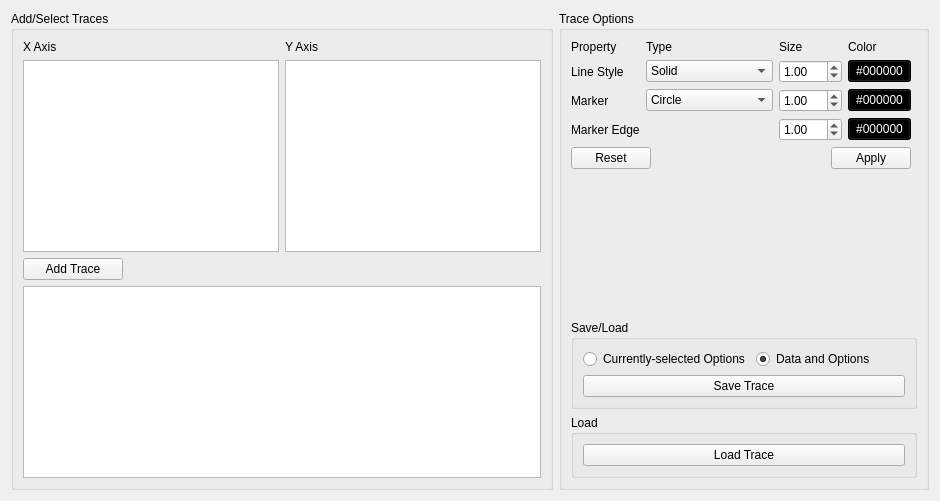
     <widget class="QWidget" name="traceTab">
      <property name="sizePolicy">
       <sizepolicy hsizetype="Fixed" vsizetype="Preferred">
        <horstretch>0</horstretch>
        <verstretch>0</verstretch>
       </sizepolicy>
      </property>
      <property name="minimumSize">
       <size>
        <width>550</width>
        <height>0</height>
       </size>
      </property>
      <attribute name="title">
       <string>Traces</string>
      </attribute>
      <layout class="QHBoxLayout" name="horizontalLayout" stretch="2,0">
       <item>
        <widget class="QGroupBox" name="tracesGroupBox">
         <property name="sizePolicy">
          <sizepolicy hsizetype="Minimum" vsizetype="Expanding">
           <horstretch>0</horstretch>
           <verstretch>0</verstretch>
          </sizepolicy>
         </property>
         <property name="minimumSize">
          <size>
           <width>200</width>
           <height>0</height>
          </size>
         </property>
         <property name="maximumSize">
          <size>
           <width>16777215</width>
           <height>16777215</height>
          </size>
         </property>
         <property name="baseSize">
          <size>
           <width>100</width>
           <height>0</height>
          </size>
         </property>
         <property name="title">
          <string>Add/Select Traces</string>
         </property>
         <layout class="QGridLayout" name="gridLayout">
          <item row="0" column="0">
           <widget class="QLabel" name="xAxisLabel">
            <property name="sizePolicy">
             <sizepolicy hsizetype="Maximum" vsizetype="Preferred">
              <horstretch>0</horstretch>
              <verstretch>0</verstretch>
             </sizepolicy>
            </property>
            <property name="minimumSize">
             <size>
              <width>100</width>
              <height>0</height>
             </size>
            </property>
            <property name="text">
             <string>X Axis</string>
            </property>
           </widget>
          </item>
          <item row="1" column="0">
           <widget class="QListView" name="xAxisListView">
            <property name="sizePolicy">
             <sizepolicy hsizetype="Preferred" vsizetype="Preferred">
              <horstretch>0</horstretch>
              <verstretch>0</verstretch>
             </sizepolicy>
            </property>
            <property name="minimumSize">
             <size>
              <width>0</width>
              <height>0</height>
             </size>
            </property>
            <property name="horizontalScrollBarPolicy">
             <enum>Qt::ScrollBarAsNeeded</enum>
            </property>
            <property name="textElideMode">
             <enum>Qt::ElideRight</enum>
            </property>
           </widget>
          </item>
          <item row="1" column="1">
           <widget class="QListView" name="yAxisListView">
            <property name="sizePolicy">
             <sizepolicy hsizetype="Preferred" vsizetype="Preferred">
              <horstretch>0</horstretch>
              <verstretch>0</verstretch>
             </sizepolicy>
            </property>
            <property name="minimumSize">
             <size>
              <width>0</width>
              <height>0</height>
             </size>
            </property>
            <property name="editTriggers">
             <set>QAbstractItemView::NoEditTriggers</set>
            </property>
            <property name="selectionMode">
             <enum>QAbstractItemView::ExtendedSelection</enum>
            </property>
            <property name="selectionBehavior">
             <enum>QAbstractItemView::SelectItems</enum>
            </property>
           </widget>
          </item>
          <item row="2" column="0">
           <widget class="QPushButton" name="addTraceButton">
            <property name="sizePolicy">
             <sizepolicy hsizetype="Maximum" vsizetype="Fixed">
              <horstretch>0</horstretch>
              <verstretch>0</verstretch>
             </sizepolicy>
            </property>
            <property name="minimumSize">
             <size>
              <width>100</width>
              <height>0</height>
             </size>
            </property>
            <property name="text">
             <string>Add Trace</string>
            </property>
           </widget>
          </item>
          <item row="3" column="0" colspan="2">
           <widget class="QTableView" name="traceTableView">
            <property name="sizePolicy">
             <sizepolicy hsizetype="Preferred" vsizetype="Preferred">
              <horstretch>0</horstretch>
              <verstretch>0</verstretch>
             </sizepolicy>
            </property>
            <property name="minimumSize">
             <size>
              <width>0</width>
              <height>0</height>
             </size>
            </property>
            <property name="editTriggers">
             <set>QAbstractItemView::NoEditTriggers</set>
            </property>
            <property name="alternatingRowColors">
             <bool>false</bool>
            </property>
            <property name="selectionMode">
             <enum>QAbstractItemView::ExtendedSelection</enum>
            </property>
            <property name="selectionBehavior">
             <enum>QAbstractItemView::SelectRows</enum>
            </property>
            <property name="textElideMode">
             <enum>Qt::ElideRight</enum>
            </property>
            <property name="sortingEnabled">
             <bool>true</bool>
            </property>
            <attribute name="horizontalHeaderDefaultSectionSize">
             <number>75</number>
            </attribute>
            <attribute name="verticalHeaderVisible">
             <bool>false</bool>
            </attribute>
           </widget>
          </item>
          <item row="0" column="1">
           <widget class="QLabel" name="yAxisLabel">
            <property name="sizePolicy">
             <sizepolicy hsizetype="Maximum" vsizetype="Preferred">
              <horstretch>0</horstretch>
              <verstretch>0</verstretch>
             </sizepolicy>
            </property>
            <property name="text">
             <string>Y Axis</string>
            </property>
           </widget>
          </item>
         </layout>
        </widget>
       </item>
       <item>
        <widget class="QGroupBox" name="traceOptionsGroupBox">
         <property name="sizePolicy">
          <sizepolicy hsizetype="Minimum" vsizetype="Expanding">
           <horstretch>0</horstretch>
           <verstretch>0</verstretch>
          </sizepolicy>
         </property>
         <property name="minimumSize">
          <size>
           <width>300</width>
           <height>0</height>
          </size>
         </property>
         <property name="maximumSize">
          <size>
           <width>16777215</width>
           <height>16777215</height>
          </size>
         </property>
         <property name="baseSize">
          <size>
           <width>300</width>
           <height>0</height>
          </size>
         </property>
         <property name="title">
          <string>Trace Options</string>
         </property>
         <layout class="QGridLayout" name="gridLayout_3" columnstretch="0,2,1,1,0">
          <item row="1" column="0">
           <widget class="QLabel" name="label_6">
            <property name="text">
             <string>Line Style</string>
            </property>
           </widget>
          </item>
          <item row="1" column="1">
           <widget class="QComboBox" name="traceLineStyle">
            <property name="sizePolicy">
             <sizepolicy hsizetype="MinimumExpanding" vsizetype="Fixed">
              <horstretch>0</horstretch>
              <verstretch>0</verstretch>
             </sizepolicy>
            </property>
            <property name="minimumSize">
             <size>
              <width>75</width>
              <height>0</height>
             </size>
            </property>
            <property name="maximumSize">
             <size>
              <width>16777215</width>
              <height>16777215</height>
             </size>
            </property>
            <property name="currentIndex">
             <number>1</number>
            </property>
            <item>
             <property name="text">
              <string>None</string>
             </property>
            </item>
            <item>
             <property name="text">
              <string>Solid</string>
             </property>
            </item>
            <item>
             <property name="text">
              <string>Dashed</string>
             </property>
            </item>
            <item>
             <property name="text">
              <string>Dash Dot</string>
             </property>
            </item>
            <item>
             <property name="text">
              <string>Dotted</string>
             </property>
            </item>
           </widget>
          </item>
          <item row="2" column="0">
           <widget class="QLabel" name="label_7">
            <property name="text">
             <string>Marker</string>
            </property>
           </widget>
          </item>
          <item row="2" column="1">
           <widget class="QComboBox" name="tracePointMarker">
            <property name="sizePolicy">
             <sizepolicy hsizetype="Expanding" vsizetype="Fixed">
              <horstretch>0</horstretch>
              <verstretch>0</verstretch>
             </sizepolicy>
            </property>
            <property name="minimumSize">
             <size>
              <width>75</width>
              <height>0</height>
             </size>
            </property>
            <property name="maximumSize">
             <size>
              <width>16777215</width>
              <height>16777215</height>
             </size>
            </property>
            <property name="currentIndex">
             <number>3</number>
            </property>
            <property name="sizeAdjustPolicy">
             <enum>QComboBox::AdjustToContentsOnFirstShow</enum>
            </property>
            <item>
             <property name="text">
              <string>None</string>
             </property>
            </item>
            <item>
             <property name="text">
              <string>Point</string>
             </property>
            </item>
            <item>
             <property name="text">
              <string>Pixel</string>
             </property>
            </item>
            <item>
             <property name="text">
              <string>Circle</string>
             </property>
            </item>
            <item>
             <property name="text">
              <string>Triangle - Down</string>
             </property>
            </item>
            <item>
             <property name="text">
              <string>Triangle - Up</string>
             </property>
            </item>
            <item>
             <property name="text">
              <string>Triangle - Left</string>
             </property>
            </item>
            <item>
             <property name="text">
              <string>Triangle - Right</string>
             </property>
            </item>
            <item>
             <property name="text">
              <string>Y - Down</string>
             </property>
            </item>
            <item>
             <property name="text">
              <string>Y - Up</string>
             </property>
            </item>
            <item>
             <property name="text">
              <string>Y - Left</string>
             </property>
            </item>
            <item>
             <property name="text">
              <string>Y - Right</string>
             </property>
            </item>
            <item>
             <property name="text">
              <string>Square</string>
             </property>
            </item>
            <item>
             <property name="text">
              <string>Pentagon</string>
             </property>
            </item>
            <item>
             <property name="text">
              <string>Star</string>
             </property>
            </item>
            <item>
             <property name="text">
              <string>Hexagon 1</string>
             </property>
            </item>
            <item>
             <property name="text">
              <string>Hexagon 2</string>
             </property>
            </item>
            <item>
             <property name="text">
              <string>Plus</string>
             </property>
            </item>
            <item>
             <property name="text">
              <string>X</string>
             </property>
            </item>
            <item>
             <property name="text">
              <string>Diamond</string>
             </property>
            </item>
            <item>
             <property name="text">
              <string>Thin Diamond</string>
             </property>
            </item>
            <item>
             <property name="text">
              <string>Vertical Line</string>
             </property>
            </item>
            <item>
             <property name="text">
              <string>Horizontal Line</string>
             </property>
            </item>
           </widget>
          </item>
          <item row="4" column="0" colspan="4">
           <widget class="QDialogButtonBox" name="traceOptionsButtons">
            <property name="standardButtons">
             <set>QDialogButtonBox::Apply|QDialogButtonBox::Reset</set>
            </property>
           </widget>
          </item>
          <item row="3" column="0">
           <widget class="QLabel" name="label_4">
            <property name="text">
             <string>Marker Edge</string>
            </property>
           </widget>
          </item>
          <item row="0" column="0">
           <widget class="QLabel" name="label_9">
            <property name="text">
             <string>Property</string>
            </property>
           </widget>
          </item>
          <item row="0" column="1">
           <widget class="QLabel" name="label_10">
            <property name="text">
             <string>Type</string>
            </property>
           </widget>
          </item>
          <item row="0" column="2">
           <widget class="QLabel" name="label_11">
            <property name="text">
             <string>Size</string>
            </property>
           </widget>
          </item>
          <item row="0" column="3">
           <widget class="QLabel" name="label_12">
            <property name="text">
             <string>Color</string>
            </property>
           </widget>
          </item>
          <item row="1" column="3">
           <widget class="QColorButton" name="traceLineColor">
            <property name="minimumSize">
             <size>
              <width>55</width>
              <height>0</height>
             </size>
            </property>
            <property name="maximumSize">
             <size>
              <width>16777215</width>
              <height>16777215</height>
             </size>
            </property>
            <property name="styleSheet">
             <string notr="true">background-color: rgb(0, 0, 0);
color: rgb(255, 255, 255);</string>
            </property>
            <property name="text">
             <string>#000000</string>
            </property>
           </widget>
          </item>
          <item row="2" column="3">
           <widget class="QColorButton" name="tracePointMarkerFaceColor">
            <property name="minimumSize">
             <size>
              <width>55</width>
              <height>0</height>
             </size>
            </property>
            <property name="maximumSize">
             <size>
              <width>16777215</width>
              <height>16777215</height>
             </size>
            </property>
            <property name="styleSheet">
             <string notr="true">background-color: rgb(0, 0, 0);
color: rgb(255, 255, 255);</string>
            </property>
            <property name="text">
             <string>#000000</string>
            </property>
           </widget>
          </item>
          <item row="3" column="3">
           <widget class="QColorButton" name="tracePointMarkerEdgeColor">
            <property name="minimumSize">
             <size>
              <width>55</width>
              <height>0</height>
             </size>
            </property>
            <property name="maximumSize">
             <size>
              <width>16777215</width>
              <height>16777215</height>
             </size>
            </property>
            <property name="styleSheet">
             <string notr="true">background-color: rgb(0, 0, 0);
color: rgb(255, 255, 255);</string>
            </property>
            <property name="text">
             <string>#000000</string>
            </property>
           </widget>
          </item>
          <item row="3" column="2">
           <widget class="QDoubleSpinBox" name="tracePointMarkerEdgeWidth">
            <property name="minimumSize">
             <size>
              <width>55</width>
              <height>0</height>
             </size>
            </property>
            <property name="maximumSize">
             <size>
              <width>16777215</width>
              <height>16777215</height>
             </size>
            </property>
            <property name="value">
             <double>1.000000000000000</double>
            </property>
           </widget>
          </item>
          <item row="5" column="2" colspan="2">
           <spacer name="verticalSpacer_2">
            <property name="orientation">
             <enum>Qt::Vertical</enum>
            </property>
            <property name="sizeHint" stdset="0">
             <size>
              <width>20</width>
              <height>40</height>
             </size>
            </property>
           </spacer>
          </item>
          <item row="1" column="2">
           <widget class="QDoubleSpinBox" name="traceLineWidth">
            <property name="minimumSize">
             <size>
              <width>55</width>
              <height>0</height>
             </size>
            </property>
            <property name="maximumSize">
             <size>
              <width>16777215</width>
              <height>16777215</height>
             </size>
            </property>
            <property name="value">
             <double>1.000000000000000</double>
            </property>
           </widget>
          </item>
          <item row="2" column="2">
           <widget class="QDoubleSpinBox" name="tracePointMarkerSize">
            <property name="minimumSize">
             <size>
              <width>55</width>
              <height>0</height>
             </size>
            </property>
            <property name="maximumSize">
             <size>
              <width>16777215</width>
              <height>16777215</height>
             </size>
            </property>
            <property name="minimum">
             <double>0.000000000000000</double>
            </property>
            <property name="value">
             <double>1.000000000000000</double>
            </property>
           </widget>
          </item>
          <item row="2" column="4">
           <spacer name="horizontalSpacer_3">
            <property name="orientation">
             <enum>Qt::Horizontal</enum>
            </property>
            <property name="sizeHint" stdset="0">
             <size>
              <width>0</width>
              <height>20</height>
             </size>
            </property>
           </spacer>
          </item>
          <item row="6" column="0" colspan="5">
           <widget class="QGroupBox" name="groupBox_9">
            <property name="title">
             <string>Save/Load</string>
            </property>
            <layout class="QGridLayout" name="gridLayout_7">
             <item row="2" column="1" colspan="2">
              <widget class="QPushButton" name="traceSave">
               <property name="text">
                <string>Save Trace</string>
               </property>
              </widget>
             </item>
             <item row="1" column="1">
              <widget class="QRadioButton" name="traceSaveOptions">
               <property name="text">
                <string>Currently-selected Options</string>
               </property>
              </widget>
             </item>
             <item row="1" column="2">
              <widget class="QRadioButton" name="traceSaveDataOptions">
               <property name="text">
                <string>Data and Options</string>
               </property>
               <property name="checked">
                <bool>true</bool>
               </property>
              </widget>
             </item>
            </layout>
           </widget>
          </item>
          <item row="7" column="0" colspan="5">
           <widget class="QGroupBox" name="groupBox_11">
            <property name="title">
             <string>Load</string>
            </property>
            <layout class="QHBoxLayout" name="horizontalLayout_4">
             <item>
              <widget class="QPushButton" name="traceLoad">
               <property name="text">
                <string>Load Trace</string>
               </property>
              </widget>
             </item>
            </layout>
           </widget>
          </item>
         </layout>
        </widget>
       </item>
      </layout>
     </widget>
